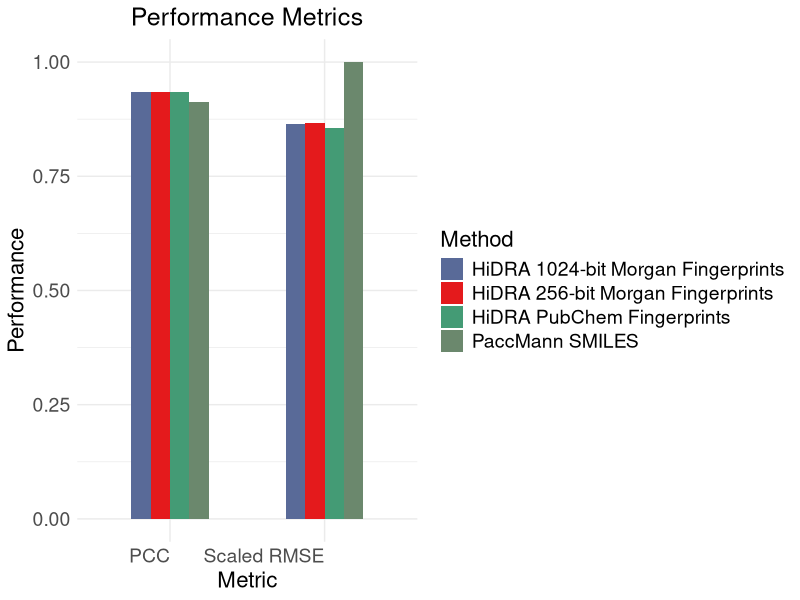
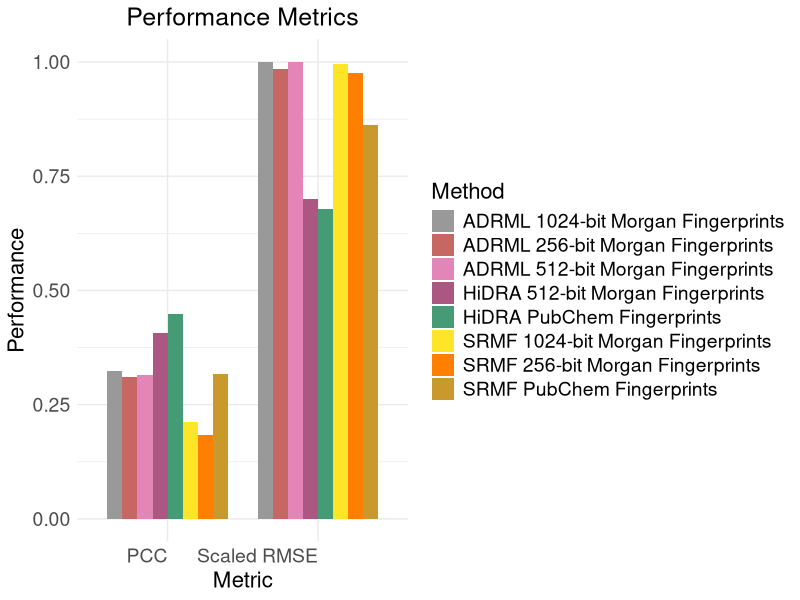
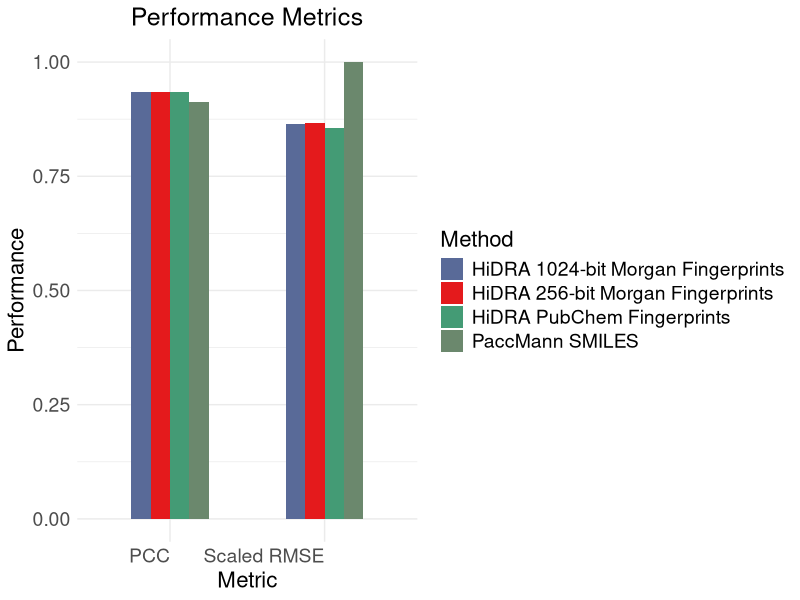
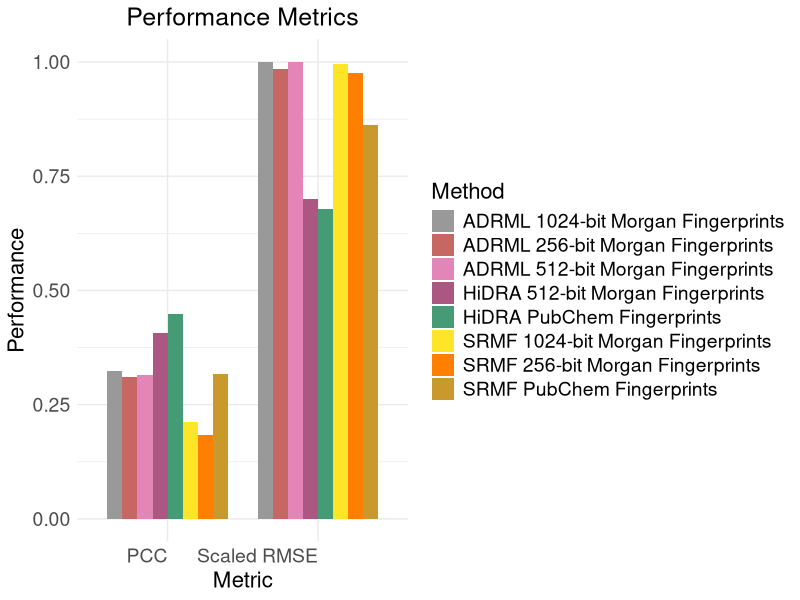

These charts were generated, in order, by the following R code:
setwd("./Plots/Metrics_Plot")
library(tidyverse)
library(RColorBrewer)
# Create plot df
plot_df_mp <- data.frame(
  Model = c("HiDRA", "HiDRA", "HiDRA", "PaccMann"),
  DR = c("256-bit Morgan Fingerprints", "1024-bit Morgan Fingerprints", 
         "PubChem Fingerprints", "SMILES"),
  Split = c("MP", "MP", "MP","MP"),
  RMSE = c(0.985, 0.982, 0.974, 1.137),
  PCC = c(0.935, 0.934, 0.935, 0.913)
)

plot_df_mp <- plot_df_mp %>%
  mutate(`Scaled RMSE` = RMSE / max(RMSE))

# Melt the data frame to long format for ggplot2
plot_df_mp_long <- plot_df_mp %>%
  select(Model, DR, `Scaled RMSE`, PCC) %>%
  pivot_longer(cols = c(`Scaled RMSE`, PCC), names_to = "Metric", values_to = "Value")

plot_df_mp_long <- plot_df_mp_long %>%
  mutate(DR_Model = paste(Model, DR, sep = " "))

plot_df_mc <- data.frame(
  Model = c("PaccMann"),
  DR = c("SMILES"),
  Split = c("MC"),
  RMSE = c(1.316),
  PCC = c(0.878)
)

plot_df_md <- data.frame(
  Model = c("HiDRA", "HiDRA", "SRMF", "SRMF", "SRMF", "ADRML", "ADRML", "ADRML"),
  DR = c("512-bit Morgan Fingerprints", "PubChem Fingerprints", 
         "256-bit Morgan Fingerprints", "1024-bit Morgan Fingerprints", 
         "PubChem Fingerprints", "256-bit Morgan Fingerprints", 
         "512-bit Morgan Fingerprints", "1024-bit Morgan Fingerprints"),
  Split = c("MD", "MD", "MD","MD", "MD", "MD", "MD","MD"),
  RMSE = c(2.475, 2.402, 3.457, 3.524, 3.048, 3.483, 3.537, 3.539),
  PCC = c(0.407, 0.449, 0.183, 0.212, 0.317, 0.310, 0.314, 0.324)
)
plot_df_md <- plot_df_md %>%
  mutate(`Scaled RMSE` = RMSE / max(RMSE))

# Melt the data frame to long format for ggplot2
plot_df_md_long <- plot_df_md %>%
  select(Model, DR, `Scaled RMSE`, PCC) %>%
  pivot_longer(cols = c(`Scaled RMSE`, PCC), names_to = "Metric", values_to = "Value")

plot_df_md_long <- plot_df_md_long %>%
  mutate(DR_Model = paste(Model, DR, sep = " "))

# Combine unique 'DR_Model' values from both datasets
unique_dr_models <- unique(c(unique(plot_df_mp_long$DR_Model), unique(plot_df_md_long$DR_Model)))

# Define a color palette for the combined set
dr_model_colors <- colorRampPalette(brewer.pal(9, "Set1"))(length(unique_dr_models))
names(dr_model_colors) <- unique_dr_models


# Create the bar plot for scaled RMSE and PCC

metrics_mp <- ggplot(plot_df_mp_long, aes(x = Metric, y = Value, fill = DR_Model)) +
  geom_bar(stat = "identity", position = "dodge", width = 0.5) +
  labs(x = "Metric", y = "Performance", fill = "Method", title = "Performance Metrics") +
  theme_minimal() +
  theme(
    axis.text.x = element_text(hjust = 1, size = 14),  # Adjust size of x-axis text
    axis.text.y = element_text(size = 14),             # Adjust size of y-axis text
    axis.title.x = element_text(size = 16),            # Adjust size of x-axis label
    axis.title.y = element_text(size = 16),            # Adjust size of y-axis label
    plot.title = element_text(size = 18, hjust = 0.5), # Adjust size of title and center it
    legend.title = element_text(size = 16),            # Adjust size of legend title
    legend.text = element_text(size = 14)              # Adjust size of legend text
  ) +
  scale_fill_manual(values = dr_model_colors)

# Print the plot
print(metrics_mp)

# Create the bar plot for scaled RMSE and PCC
metrics_md <- ggplot(plot_df_md_long, aes(x = Metric, y = Value, fill = DR_Model)) +
  geom_bar(stat = "identity", position = "dodge", width = 0.8) +
  labs(x = "Metric", y = "Performance", fill = "Method", title = "Performance Metrics") +
  theme_minimal() +
  theme(
    axis.text.x = element_text(hjust = 1, size = 14),  # Adjust size of x-axis text
    axis.text.y = element_text(size = 14),             # Adjust size of y-axis text
    axis.title.x = element_text(size = 16),            # Adjust size of x-axis label
    axis.title.y = element_text(size = 16),            # Adjust size of y-axis label
    plot.title = element_text(size = 18, hjust = 0.5), # Adjust size of title and center it
    legend.title = element_text(size = 16),            # Adjust size of legend title
    legend.text = element_text(size = 14)              # Adjust size of legend text
  ) +
  scale_fill_manual(values = dr_model_colors)

# Print the plot
print(metrics_md)

ggsave("MetricsPlot_mp.pdf", metrics_mp, width = 10, height = 5, dpi = 500)
ggsave("MetricsPlot_md.pdf", metrics_md, width = 10, height = 5, dpi = 500)
